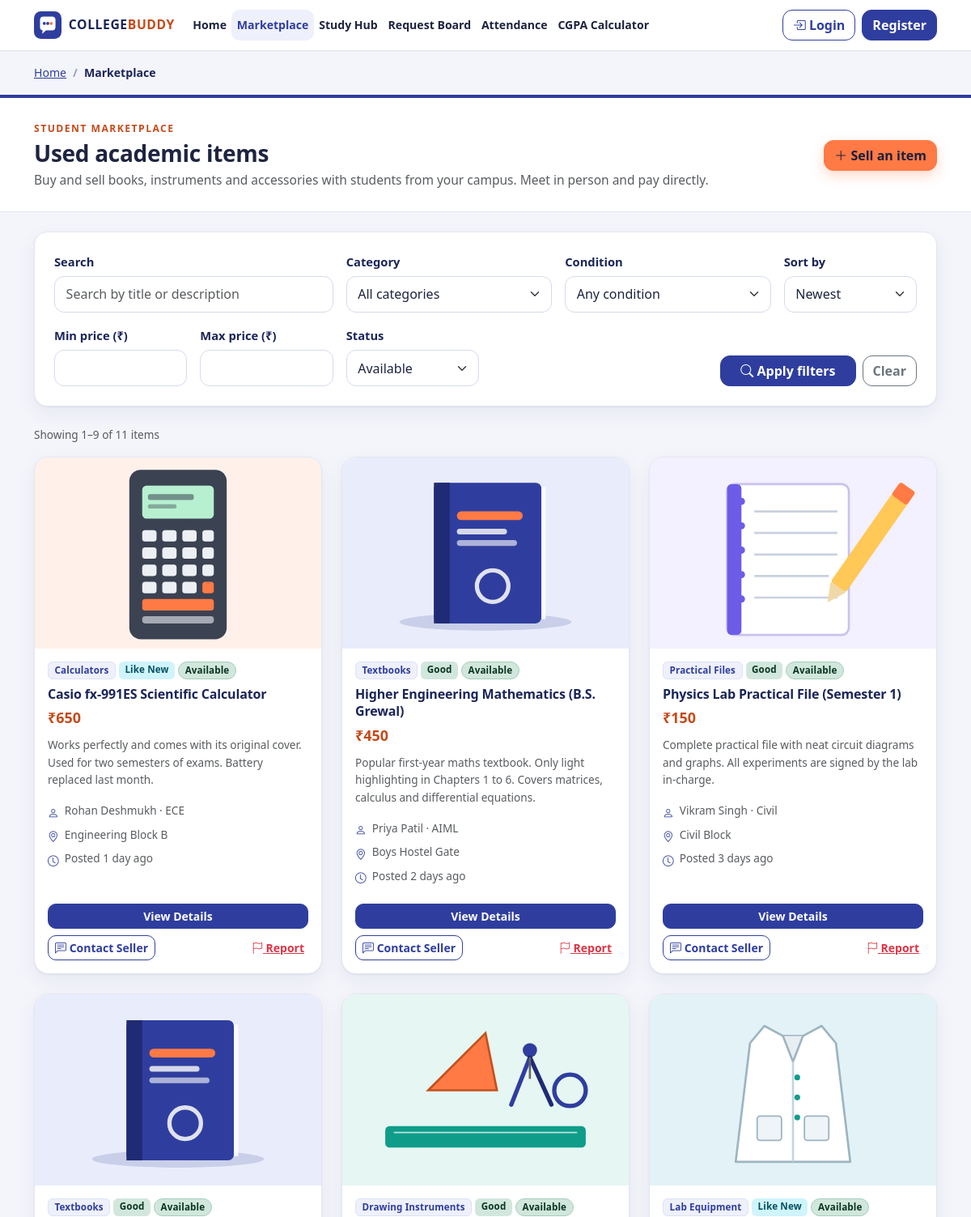
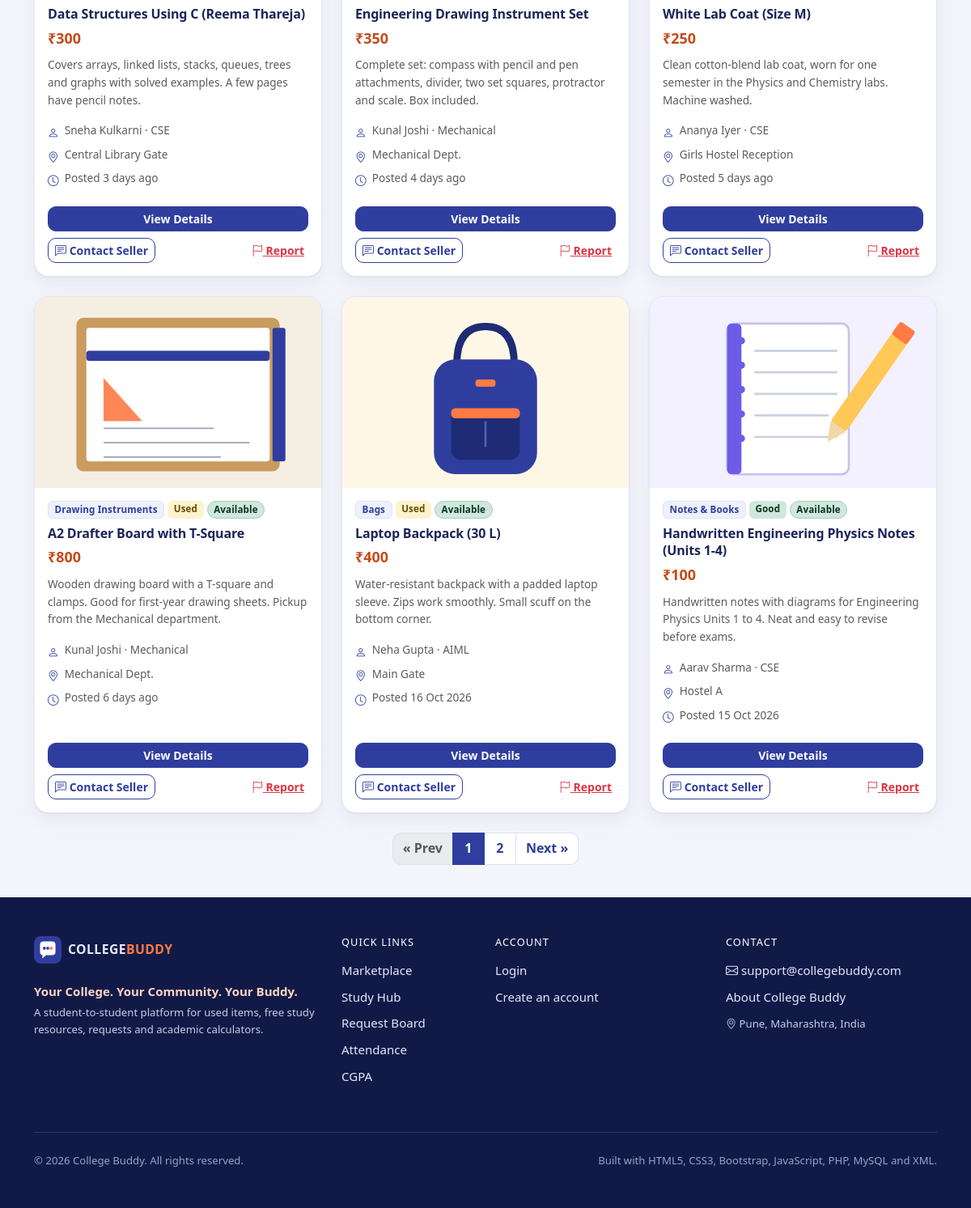
The page /marketplace.php on the database its author committed (2 pictures, top to bottom).
### tables this page shows
CREATE TABLE listings (
    id              INT UNSIGNED NOT NULL AUTO_INCREMENT,
    user_id         INT UNSIGNED NOT NULL,                      
    title           VARCHAR(150) NOT NULL,
    category        VARCHAR(60)  NOT NULL,
    description     TEXT NOT NULL,
    price           DECIMAL(10, 2) NOT NULL DEFAULT 0.00,
    item_condition  ENUM('New', 'Like New', 'Good', 'Used') NOT NULL DEFAULT 'Good',
    location        VARCHAR(120) NOT NULL,
    image           VARCHAR(255) NULL DEFAULT NULL,             
    status          ENUM('Available', 'Sold') NOT NULL DEFAULT 'Available',
    created_at      TIMESTAMP NOT NULL DEFAULT CURRENT_TIMESTAMP,
    PRIMARY KEY (id),
    KEY idx_listings_user (user_id),
    KEY idx_listings_category (category),
    KEY idx_listings_status_created (status, created_at),
    CONSTRAINT fk_listings_user FOREIGN KEY (user_id) REFERENCES users (id) ON DELETE CASCADE
);

CREATE TABLE users (
    id          INT UNSIGNED NOT NULL AUTO_INCREMENT,           
    full_name   VARCHAR(100) NOT NULL,
    email       VARCHAR(150) NOT NULL,                          
    password    VARCHAR(255) NOT NULL,                          
    branch      VARCHAR(50)  NOT NULL,                          
    year        TINYINT UNSIGNED NOT NULL,                      
    semester    TINYINT UNSIGNED NOT NULL,                      
    role        ENUM('student', 'admin') NOT NULL DEFAULT 'student',
    created_at  TIMESTAMP NOT NULL DEFAULT CURRENT_TIMESTAMP,
    PRIMARY KEY (id),
    UNIQUE KEY uq_users_email (email),
    KEY idx_users_role (role)
);

### marketplace.php (the view, shortened to what the rows shown need)
<?php
require_once __DIR__ . '/includes/auth.php';
$status = read_text('status', 'Available');
$sort = read_text('sort', 'newest');
$page = max(1, (int) ($_GET['page'] ?? 1));
$perPage = 9;
$where = [];
$types = '';
$params = [];
if ($status !== 'All') {
    $where[] = 'l.status = ?';
    $types .= 's';
    $params[] = $status;
}
$whereSql = $where ? 'WHERE ' . implode(' AND ', $where) : '';
$orderSql = ['newest' => 'l.created_at DESC, l.id DESC', 'price_asc' => 'l.price ASC, l.id DESC', 'price_desc' => 'l.price DESC, l.id DESC'][$sort];
$total = db_count("SELECT COUNT(*) AS total FROM listings l $whereSql", $types, $params);
$pages = max(1, (int) ceil($total / $perPage));
$page = min($page, $pages);
$offset = ($page - 1) * $perPage;
$items = db_select(
    "SELECT l.*, u.full_name AS seller_name, u.branch AS seller_branch
     FROM listings l
     JOIN users u ON u.id = l.user_id
     $whereSql
     ORDER BY $orderSql
     LIMIT ? OFFSET ?",
    $types . 'ii',
    array_merge($params, [$perPage, $offset])
);
require __DIR__ . '/includes/header.php';
render_page_head(
    'Student marketplace',
    'Used academic items',
    'Buy and sell books, instruments and accessories with students from your campus. Meet in person and pay directly.',
    '<a class="btn btn-cb-accent" href="' . href('sell.php') . '"><i class="bi bi-plus-lg"></i> Sell an item</a>'
);
?>
<section class="container py-4">
    <?php if (!$items): ?>
        <?php render_empty('bi-bag-x', 'No listings found.', 'Try changing or clearing the filters, or be the first to sell something in this category.',
            '<a class="btn btn-outline-primary" href="' . href('marketplace.php') . '">Clear filters</a>'
            . '<a class="btn btn-primary" href="' . href('sell.php') . '">Sell an item</a>'); ?>
    <?php else: ?>
        <div class="row g-4">
            <?php foreach ($items as $item):
                $isMine = $me !== null && (int) $me['id'] === (int) $item['user_id'];
                $detailUrl = 'product.php?id=' . (int) $item['id'];
                ?>
                <div class="col-sm-6 col-xl-4">
                    <article class="card cb-card cb-card-hover cb-listing h-100">
                        <a class="cb-listing-media" href="<?= href($detailUrl) ?>" tabindex="-1" aria-hidden="true">
                            <img src="<?= e(listing_image_url($item['image'])) ?>" alt="" loading="lazy">
                        </a>
                        <div class="card-body d-flex flex-column">
                            <div class="d-flex flex-wrap gap-1 mb-2">
                                <span class="badge cb-badge-soft"><?= e($item['category']) ?></span>
                                <?= condition_badge($item['item_condition']) ?>
                                <?= status_badge($item['status']) ?>
                            </div>
                            <h2 class="h6 cb-title mb-1"><a href="<?= href($detailUrl) ?>"><?= e($item['title']) ?></a></h2>
                            <div class="cb-price mb-2"><?= format_price($item['price']) ?></div>
                            <p class="small text-muted cb-clamp mb-3"><?= e($item['description']) ?></p>
                            <ul class="cb-meta list-unstyled small text-muted mb-3">
                                <li><i class="bi bi-person"></i> <?= e($item['seller_name']) ?> &middot; <?= e($item['seller_branch']) ?></li>
                                <li><i class="bi bi-geo-alt"></i> <?= e($item['location']) ?></li>
                                <li><i class="bi bi-clock"></i> Posted <?= e(time_ago($item['created_at'])) ?></li>
                            </ul>
                            <a class="btn btn-primary btn-sm mt-auto" href="<?= href($detailUrl) ?>">View Details</a>
                            <div class="d-flex justify-content-between align-items-center mt-2">
                                <?php if ($isMine): ?>
                                    <span class="small text-muted"><i class="bi bi-person-check"></i> Your listing</span>
                                <?php else: ?>
                                    <a class="btn btn-outline-primary btn-sm" href="<?= href($detailUrl . '#contact-seller') ?>"><i class="bi bi-chat-left-text"></i> Contact Seller</a>
                                    <a class="btn btn-link btn-sm text-danger px-1" href="<?= href('report.php?type=listing&id=' . (int) $item['id']) ?>"><i class="bi bi-flag"></i> Report</a>
                                <?php endif; ?>
                            </div>
                        </div>
                    </article>
                </div>
            <?php endforeach; ?>
        </div>
    <?php endif; ?>
</section>
<?php require __DIR__ . '/includes/footer.php'; ?>

### includes/functions.php (shortened to what the rows shown need)
<?php
function project_root(): string
{
    return dirname(__DIR__);
}
function base_url(): string
{
    static $base = null;
    if ($base !== null) {
        return $base;
    }
    $base = '';
    $docRoot = isset($_SERVER['DOCUMENT_ROOT']) ? realpath($_SERVER['DOCUMENT_ROOT']) : false;
    $project = realpath(project_root());
    if ($docRoot !== false && $project !== false) {
        $docRoot = rtrim(str_replace('\\', '/', $docRoot), '/');
        $project = str_replace('\\', '/', $project);
        if (stripos($project, $docRoot) === 0) {
            $base = rtrim(substr($project, strlen($docRoot)), '/');
        }
    }
    return $base;
}
function url(string $path = ''): string
{
    return base_url() . '/' . ltrim($path, '/');
}
function href(string $path = ''): string
{
    return e(url($path));
}
function e($value): string
{
    return htmlspecialchars((string) ($value ?? ''), ENT_QUOTES, 'UTF-8');
}
function read_text(string $key, string $default = '', string $from = 'get'): string
{
    $value = match ($from) {
        'post' => $_POST[$key] ?? null,
        'request' => $_POST[$key] ?? $_GET[$key] ?? null,
        default => $_GET[$key] ?? null,
    };
    return is_scalar($value) ? (string) $value : $default;
}
function format_price($amount): string
{
    $amount = (float) $amount;
    return '₹' . (floor($amount) == $amount ? number_format($amount, 0) : number_format($amount, 2));
}
function format_date(string $datetime, string $format = 'd M Y'): string
{
    return date($format, strtotime($datetime));
}
function plural(int $n, string $word): string
{
    return $n . ' ' . $word . ($n === 1 ? '' : 's');
}
function time_ago(string $datetime): string
{
    $diff = time() - strtotime($datetime);
    if ($diff < 604800) {
        return plural((int) ($diff / 86400), 'day') . ' ago';
    }
    return format_date($datetime);
}
function status_badge(string $status): string
{
    $colors = [
        'Available' => 'success', 'Open' => 'success', 'Resolved' => 'success',
        'Pending' => 'warning', 'Sold' => 'secondary', 'Closed' => 'secondary', 'Dismissed' => 'secondary',
    ];
    $c = $colors[$status] ?? 'secondary';
    return '<span class="badge rounded-pill bg-' . $c . '-subtle text-' . $c . '-emphasis border border-' . $c . '-subtle">' . e($status) . '</span>';
}
function condition_badge(string $condition): string
{
    $colors = ['New' => 'primary', 'Like New' => 'info', 'Good' => 'success', 'Used' => 'warning'];
    $c = $colors[$condition] ?? 'secondary';
    return '<span class="badge bg-' . $c . '-subtle text-' . $c . '-emphasis">' . e($condition) . '</span>';
}
function listing_image_url(?string $path): string
{
    return ($path !== null && $path !== '') ? url($path) : url('images/samples/placeholder.svg');
}
function render_page_head(string $eyebrow, string $title, string $subtitle = '', string $actions = ''): void
{
    echo '<section class="cb-page-head"><div class="container"><div class="d-flex flex-column flex-md-row justify-content-between align-items-md-center gap-3">'
        . '<div><p class="cb-eyebrow mb-1">' . e($eyebrow) . '</p><h1 class="h3 mb-1">' . e($title) . '</h1>'
        . ($subtitle !== '' ? '<p class="text-muted mb-0">' . e($subtitle) . '</p>' : '') . '</div>'
        . ($actions !== '' ? '<div class="d-flex flex-wrap gap-2">' . $actions . '</div>' : '')
        . '</div></div></section>';
}

### rows shown on the page
listings: image (picture), category "Calculators", item_condition "Like New", status "Available", title "Casio fx-991ES Scientific Calculator", price "₹650", description "Works perfectly and comes with its original cover. Used for two semesters of exams. Battery replaced last month.", user.full_name "Rohan Deshmukh", user.branch "ECE", location "Engineering Block B", created_at "1 day ago"
listings: image (picture), category "Textbooks", item_condition "Good", status "Available", title "Higher Engineering Mathematics (B.S. Grewal)", price "₹450", description "Popular first-year maths textbook. Only light highlighting in Chapters 1 to 6. Covers matrices, calculus and differential equations.", user.full_name "Priya Patil", user.branch "AIML", location "Boys Hostel Gate", created_at "2 days ago"
listings: image (picture), category "Practical Files", item_condition "Good", status "Available", title "Physics Lab Practical File (Semester 1)", price "₹150", description "Complete practical file with neat circuit diagrams and graphs. All experiments are signed by the lab in-charge.", user.full_name "Vikram Singh", user.branch "Civil", location "Civil Block", created_at "3 days ago"
listings: image (picture), category "Textbooks", item_condition "Good", status "Available", title "Data Structures Using C (Reema Thareja)", price "₹300", description "Covers arrays, linked lists, stacks, queues, trees and graphs with solved examples. A few pages have pencil notes.", user.full_name "Sneha Kulkarni", user.branch "CSE", location "Central Library Gate", created_at "3 days ago"
listings: image (picture), category "Drawing Instruments", item_condition "Good", status "Available", title "Engineering Drawing Instrument Set", price "₹350", description "Complete set: compass with pencil and pen attachments, divider, two set squares, protractor and scale. Box included.", user.full_name "Kunal Joshi", user.branch "Mechanical", location "Mechanical Dept.", created_at "4 days ago"
listings: image (picture), category "Lab Equipment", item_condition "Like New", status "Available", title "White Lab Coat (Size M)", price "₹250", description "Clean cotton-blend lab coat, worn for one semester in the Physics and Chemistry labs. Machine washed.", user.full_name "Ananya Iyer", user.branch "CSE", location "Girls Hostel Reception", created_at "5 days ago"
listings: image (picture), category "Drawing Instruments", item_condition "Used", status "Available", title "A2 Drafter Board with T-Square", price "₹800", description "Wooden drawing board with a T-square and clamps. Good for first-year drawing sheets. Pickup from the Mechanical department.", user.full_name "Kunal Joshi", user.branch "Mechanical", location "Mechanical Dept.", created_at "6 days ago"
listings: image (picture), category "Bags", item_condition "Used", status "Available", title "Laptop Backpack (30 L)", price "₹400", description "Water-resistant backpack with a padded laptop sleeve. Zips work smoothly. Small scuff on the bottom corner.", user.full_name "Neha Gupta", user.branch "AIML", location "Main Gate", created_at "16 Oct 2026"
listings: image (picture), category "Notes & Books", item_condition "Good", status "Available", title "Handwritten Engineering Physics Notes (Units 1-4)", price "₹100", description "Handwritten notes with diagrams for Engineering Physics Units 1 to 4. Neat and easy to revise before exams.", user.full_name "Aarav Sharma", user.branch "CSE", location "Hostel A", created_at "15 Oct 2026"

### other values the page prints
$label "Home"
$label "Marketplace"
$label "Study Hub"
$label "Request Board"
$label "Attendance"
$label "CGPA Calculator"
$crumb[0] "Marketplace"
$eyebrow "STUDENT MARKETPLACE"
$title "Used academic items"
$subtitle "Buy and sell books, instruments and accessories with students from your campus. Meet in person and pay directly."
$actions "Sell an item"
$offset + 1 "1"
min($offset + $perPage, $total) "9"
plural($total, 'item') "11 items"
